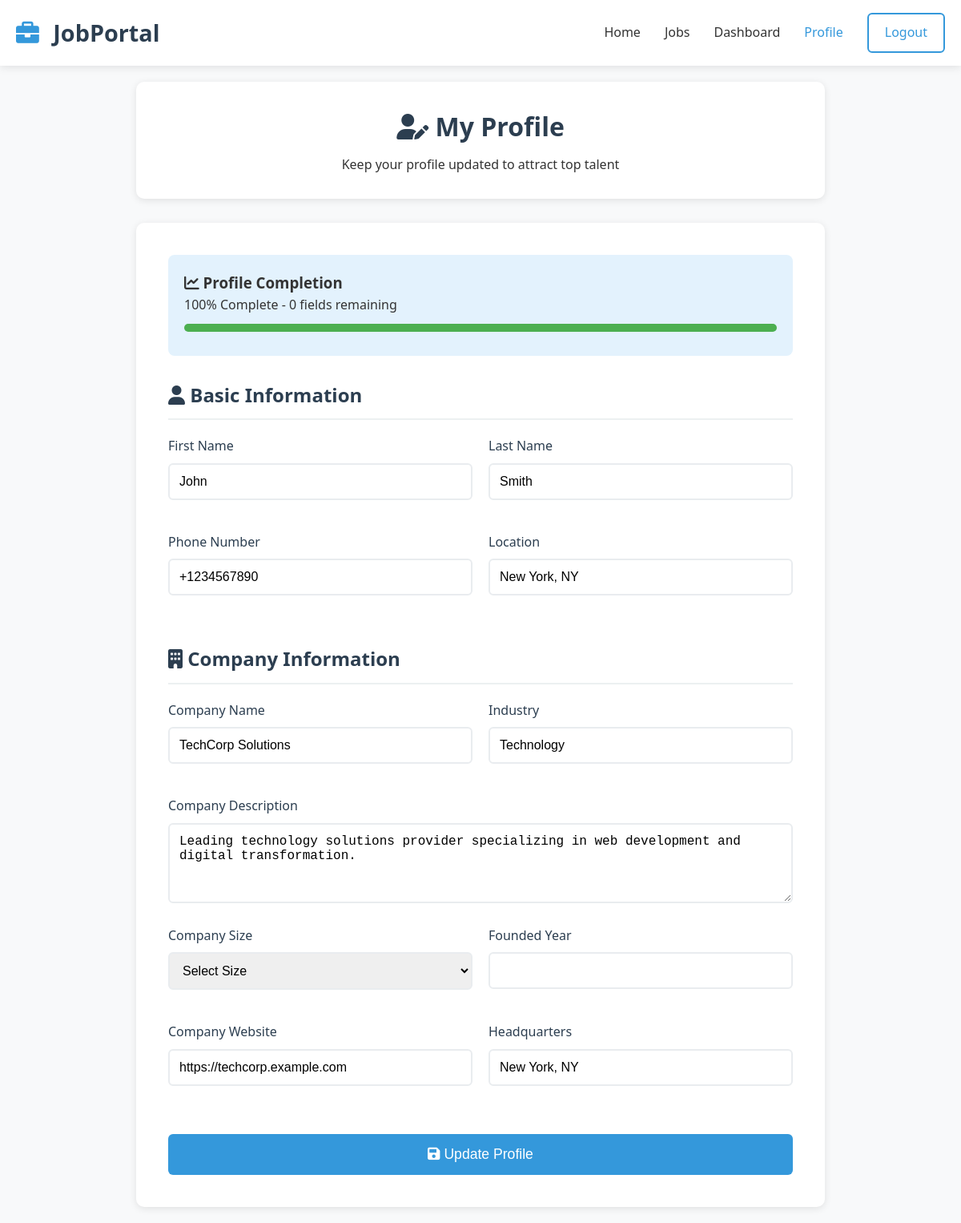
The app's page /profile.php (signed in) with its own data.
### tables this page shows
CREATE TABLE users (
    id INT AUTO_INCREMENT PRIMARY KEY,
    email VARCHAR(255) NOT NULL UNIQUE,
    password_hash VARCHAR(255) NOT NULL,
    user_type ENUM('job_seeker','employer','admin') NOT NULL,
    first_name VARCHAR(100) NOT NULL,
    last_name VARCHAR(100) NOT NULL,
    phone VARCHAR(20),
    location VARCHAR(255),
    email_verified BOOLEAN DEFAULT FALSE,
    is_active BOOLEAN DEFAULT TRUE,
    created_at TIMESTAMP DEFAULT CURRENT_TIMESTAMP,
    updated_at TIMESTAMP DEFAULT CURRENT_TIMESTAMP ON UPDATE CURRENT_TIMESTAMP
);

CREATE TABLE employer_profiles (
    id INT AUTO_INCREMENT PRIMARY KEY,
    user_id INT NOT NULL UNIQUE,
    company_name VARCHAR(255) NOT NULL,
    company_description TEXT,
    industry VARCHAR(100),
    company_size VARCHAR(50),
    website VARCHAR(255),
    headquarters VARCHAR(255),
    logo_filename VARCHAR(255),
    created_at TIMESTAMP DEFAULT CURRENT_TIMESTAMP,
    updated_at TIMESTAMP DEFAULT CURRENT_TIMESTAMP ON UPDATE CURRENT_TIMESTAMP,

    CONSTRAINT fk_emp_user
        FOREIGN KEY (user_id) REFERENCES users(id)
        ON DELETE RESTRICT
);

### profile.php (the view, shortened to what this page needs)
<?php
$host = 'localhost';
$dbname = 'job_portal';
$username = 'root';
$password = '';
try {
    $pdo = new PDO("mysql:host=$host;dbname=$dbname", $username, $password);
    $pdo->setAttribute(PDO::ATTR_ERRMODE, PDO::ERRMODE_EXCEPTION);
    $user_id = $_SESSION['user_id'];
    $user_type = $_SESSION['user_type'];
    $stmt = $pdo->prepare("SELECT * FROM users WHERE id = ?");
    $stmt->execute([$user_id]);
    $user = $stmt->fetch();
    if ($user_type === 'job_seeker') {
        $stmt = $pdo->prepare("SELECT * FROM job_seeker_profiles WHERE user_id = ?");
        $stmt->execute([$user_id]);
        $profile = $stmt->fetch();
    } elseif ($user_type === 'employer') {
        $stmt = $pdo->prepare("SELECT * FROM employer_profiles WHERE user_id = ?");
        $stmt->execute([$user_id]);
        $profile = $stmt->fetch();
    }
} catch (Exception $e) {
    $error_message = "Error: " . $e->getMessage();
}
?>
<!DOCTYPE html>
<html lang="en">
<head>
    <link href="https://cdnjs.cloudflare.com/ajax/libs/font-awesome/6.0.0/css/all.min.css" rel="stylesheet">
</head>
<body>
    <nav class="navbar">
        <div class="nav-container">
            <div class="nav-logo">
                <h2><i class="fas fa-briefcase"></i> JobPortal</h2>
            </div>
            <div class="nav-links">
                <a href="index.php" class="nav-link">Home</a>
                <a href="jobs.php" class="nav-link">Jobs</a>
                <a href="dashboard.php" class="nav-link">Dashboard</a>
                <a href="profile.php" class="nav-link" style="color: #3498db;">Profile</a>
                <a href="logout.php" class="btn btn-outline">Logout</a>
            </div>
        </div>
    </nav>
    <div class="container">
        <div class="page-header">
            <h1><i class="fas fa-user-edit"></i> My Profile</h1>
            <p>Keep your profile updated to <?= $user_type === 'job_seeker' ? 'attract employers' : 'attract top talent' ?></p>
        </div>
        <div class="profile-container">
            <div class="profile-completion">
                <h3><i class="fas fa-chart-line"></i> Profile Completion</h3>
                <?php
                $completion = 0;
                $total_fields = $user_type === 'job_seeker' ? 10 : 8;
                if ($user['first_name']) $completion++;
                if ($user['last_name']) $completion++;
                if ($user['phone']) $completion++;
                if ($user['location']) $completion++;
                if ($profile) {
                    if ($user_type === 'job_seeker') {
                        if ($profile['skills']) $completion++;
                        if ($profile['education']) $completion++;
                        if ($profile['bio']) $completion++;
                        if ($profile['experience_years']) $completion++;
                        if ($profile['desired_salary_min']) $completion++;
                        if ($profile['linkedin_url']) $completion++;
                    } else {
                        if ($profile['company_name']) $completion++;
                        if ($profile['company_description']) $completion++;
                        if ($profile['industry']) $completion++;
                        if ($profile['website']) $completion++;
                    }
                }
                $percentage = round(($completion / $total_fields) * 100);
                ?>
                <p><?= $percentage ?>% Complete - <?= $total_fields - $completion ?> fields remaining</p>
                <div class="completion-bar">
                    <div class="completion-progress" style="width: <?= $percentage ?>%"></div>
                </div>
            </div>
            <form method="POST" id="profileForm">
                <div class="form-section">
                    <h2><i class="fas fa-user"></i> Basic Information</h2>
                    <div class="form-grid">
                        <div class="form-group">
                            <label for="first_name">First Name</label>
                            <input type="text" id="first_name" name="first_name" required
                                   value="<?= htmlspecialchars($user['first_name']) ?>">
                        </div>
                        <div class="form-group">
                            <label for="last_name">Last Name</label>
                            <input type="text" id="last_name" name="last_name" required
                                   value="<?= htmlspecialchars($user['last_name']) ?>">
                        </div>
                        <div class="form-group">
                            <label for="phone">Phone Number</label>
                            <input type="tel" id="phone" name="phone" placeholder="09XXXXXXXX or +251XXXXXXXXX"
                                   value="<?= htmlspecialchars($user['phone'] ?? '') ?>">
                        </div>
                        <div class="form-group">
                            <label for="location">Location</label>
                            <input type="text" id="location" name="location"
                                   value="<?= htmlspecialchars($user['location'] ?? '') ?>">
                        </div>
                    </div>
                </div>
                <?php if ($user_type === 'job_seeker'): ?>
                    <div class="form-section">
                        <h2><i class="fas fa-briefcase"></i> Professional Information</h2>
                        <div class="form-grid">
                            <div class="form-group">
                                <label for="experience_years">Years of Experience</label>
                                <select id="experience_years" name="experience_years">
                                    <option value="0" <?= ($profile['experience_years'] ?? 0) == 0 ? 'selected' : '' ?>>Fresh Graduate</option>
                                    <option value="1" <?= ($profile['experience_years'] ?? 0) == 1 ? 'selected' : '' ?>>1 Year</option>
                                    <option value="2" <?= ($profile['experience_years'] ?? 0) == 2 ? 'selected' : '' ?>>2 Years</option>
                                    <option value="3" <?= ($profile['experience_years'] ?? 0) == 3 ? 'selected' : '' ?>>3 Years</option>
                                    <option value="4" <?= ($profile['experience_years'] ?? 0) == 4 ? 'selected' : '' ?>>4 Years</option>
                                    <option value="5" <?= ($profile['experience_years'] ?? 0) == 5 ? 'selected' : '' ?>>5 Years</option>
                                    <option value="10" <?= ($profile['experience_years'] ?? 0) >= 10 ? 'selected' : '' ?>>10+ Years</option>
                                </select>
                            </div>
                            <div class="form-group">
                                <label for="education">Education</label>
                                <input type="text" id="education" name="education"
                                       placeholder="e.g., Bachelor of Computer Science"
                                       value="<?= htmlspecialchars($profile['education'] ?? '') ?>">
                            </div>
                        </div>
                        <div class="form-group">
                            <label for="skills">Skills (comma-separated)</label>
                            <textarea id="skills" name="skills"
                                      placeholder="e.g., JavaScript, React, Node.js, Python, SQL"><?= htmlspecialchars($profile['skills'] ?? '') ?></textarea>
                        </div>
                        <div class="form-group">
                            <label for="bio">Professional Bio</label>
                            <textarea id="bio" name="bio"
                                      placeholder="Tell employers about your experience, achievements, and career goals..."><?= htmlspecialchars($profile['bio'] ?? '') ?></textarea>
                        </div>
                        <div class="form-grid">
                            <div class="form-group">
                                <label for="desired_salary_min">Desired Salary (Min)</label>
                                <input type="number" id="desired_salary_min" name="desired_salary_min"
                                       placeholder="50000"
                                       value="<?= htmlspecialchars($profile['desired_salary_min'] ?? '') ?>">
                            </div>
                            <div class="form-group">
                                <label for="desired_salary_max">Desired Salary (Max)</label>
                                <input type="number" id="desired_salary_max" name="desired_salary_max"
                                       placeholder="80000"
                                       value="<?= htmlspecialchars($profile['desired_salary_max'] ?? '') ?>">
                            </div>
                        </div>
                        <div class="form-grid">
                            <div class="form-group">
                                <label for="linkedin_url">LinkedIn Profile</label>
                                <input type="url" id="linkedin_url" name="linkedin_url"
                                       placeholder="https://linkedin.com/in/yourprofile"
                                       value="<?= htmlspecialchars($profile['linkedin_url'] ?? '') ?>">
                            </div>
                            <div class="form-group">
                                <label for="portfolio_url">Portfolio Website</label>
                                <input type="url" id="portfolio_url" name="portfolio_url"
                                       placeholder="https://yourportfolio.com"
                                       value="<?= htmlspecialchars($profile['portfolio_url'] ?? '') ?>">
                            </div>
                        </div>
                    </div>
                    <div class="form-section">
                        <h2><i class="fas fa-file-upload"></i> Resume</h2>
                        <div class="file-upload">
                            <i class="fas fa-cloud-upload-alt" style="font-size: 3rem; color: #3498db; margin-bottom: 15px;"></i>
                            <p><label for="resume" class="file-upload-label">Click to upload your resume</label></p>
                            <input type="file" id="resume" name="resume" accept=".pdf,.doc,.docx">
                            <p style="color: #666; font-size: 0.9rem; margin-top: 10px;">Supported formats: PDF, DOC, DOCX (Max 5MB)</p>
                            <?php if ($profile && $profile['resume_filename']): ?>
                                <p style="color: #27ae60; margin-top: 10px;">
                                    <i class="fas fa-check-circle"></i> Current resume: <?= htmlspecialchars($profile['resume_filename']) ?>
                                </p>
                            <?php endif; ?>
                        </div>
                    </div>
                <?php elseif ($user_type === 'employer'): ?>
                    <div class="form-section">
                        <h2><i class="fas fa-building"></i> Company Information</h2>
                        <div class="form-grid">
                            <div class="form-group">
                                <label for="company_name">Company Name</label>
                                <input type="text" id="company_name" name="company_name" required
                                       value="<?= htmlspecialchars($profile['company_name'] ?? '') ?>">
                            </div>
                            <div class="form-group">
                                <label for="industry">Industry</label>
                                <input type="text" id="industry" name="industry"
                                       placeholder="e.g., Technology, Healthcare, Finance"
                                       value="<?= htmlspecialchars($profile['industry'] ?? '') ?>">
                            </div>
                        </div>
                        <div class="form-group">
                            <label for="company_description">Company Description</label>
                            <textarea id="company_description" name="company_description"
                                      placeholder="Describe your company, mission, and culture..."><?= htmlspecialchars($profile['company_description'] ?? '') ?></textarea>
                        </div>
                        <div class="form-grid">
                            <div class="form-group">
                                <label for="company_size">Company Size</label>
                                <select id="company_size" name="company_size">
                                    <option value="">Select Size</option>
                                </select>
                            </div>
                            <div class="form-group">
                                <label for="founded_year">Founded Year</label>
                                <input type="number" id="founded_year" name="founded_year"
                                       min="1800" max="<?= date('Y') ?>"
                                       value="<?= htmlspecialchars($profile['founded_year'] ?? '') ?>">
                            </div>
                        </div>
                        <div class="form-grid">
                            <div class="form-group">
                                <label for="website">Company Website</label>
                                <input type="url" id="website" name="website"
                                       placeholder="https://yourcompany.com"
                                       value="<?= htmlspecialchars($profile['website'] ?? '') ?>">
                            </div>
                            <div class="form-group">
                                <label for="headquarters">Headquarters</label>
                                <input type="text" id="headquarters" name="headquarters"
                                       placeholder="e.g., San Francisco, CA"
                                       value="<?= htmlspecialchars($profile['headquarters'] ?? '') ?>">
                            </div>
                        </div>
                    </div>
                <?php endif; ?>
                <button type="submit" class="btn btn-primary" style="width: 100%; padding: 15px; font-size: 1.1rem;">
                    <i class="fas fa-save"></i> Update Profile
                </button>
            </form>
        </div>
    </div>
</body>
</html>

### records on screen
users: first_name "John", last_name "Smith", phone "+1234567890", location "New York, NY"
employer_profiles: company_name "TechCorp Solutions", industry "Technology", company_description "Leading technology solutions provider specializing in web development and digital transformation.", website "https://techcorp.example.com", headquarters "New York, NY"

### other values on screen
$percentage "100"
$total_fields - $completion "0"
